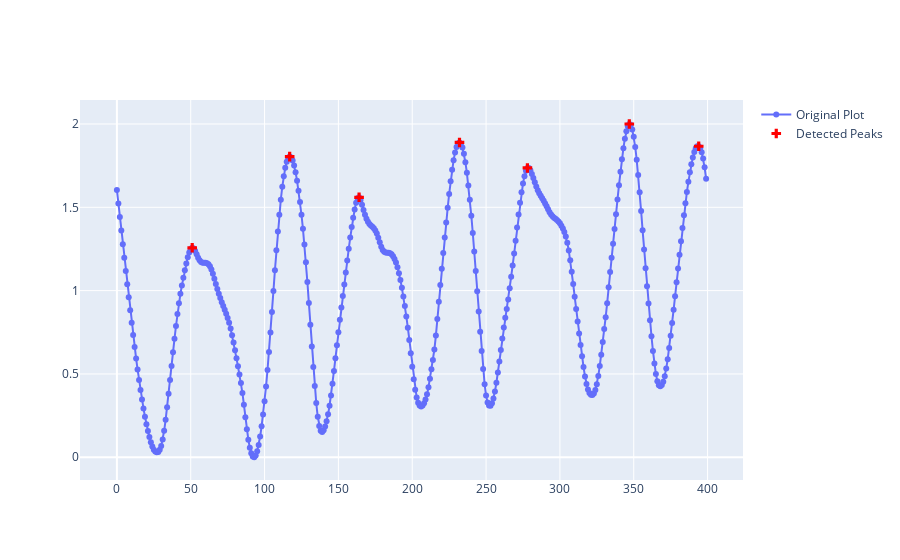
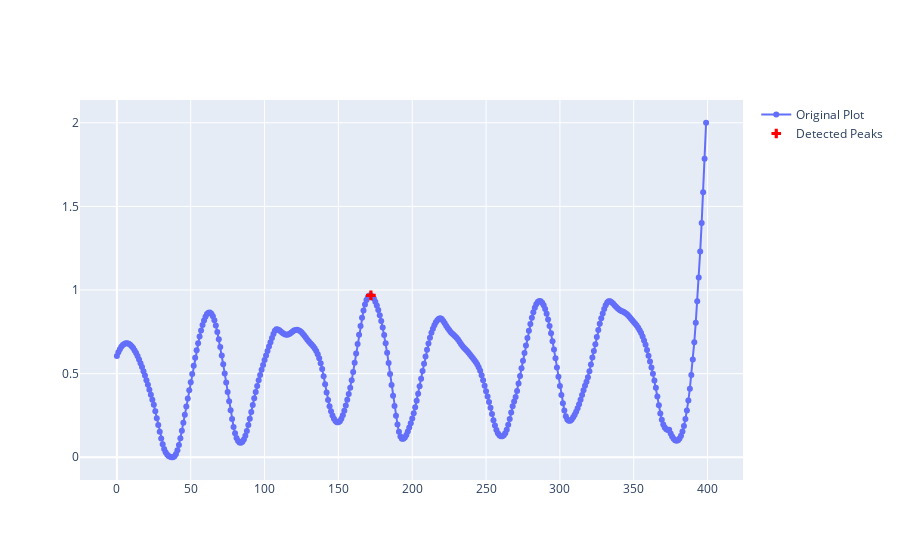

Here is the notebook cell these charts were saved with, in order:
### Code cell
for i in range(1, 6):
    rawData = pd.read_csv(f'0529Data/0529_user1/AbnormalGait{i}.csv')
    main(rawData)

### Figure 1 — Plotly figure (JSON) as saved in the notebook; plotly's stock layout.template omitted (floating-point values rounded to 4 significant figures; data arrays with more than 128 entries replaced by an {"elided": "..."} marker saying what was removed)
{"data": [{"mode": "lines+markers", "name": "Original Plot", "type": "scatter", "y": {"elided": "400 float values"}}, {"marker": {"color": "red", "size": 8, "symbol": "cross"}, "mode": "markers", "name": "Detected Peaks", "type": "scatter", "x": [51, 117, 164, 232, 278, 347, 394], "y": [1.257, 1.804, 1.56, 1.889, 1.736, 2, 1.867]}], "layout": {}}

### Figure 2 — Plotly figure (JSON) as saved in the notebook; plotly's stock layout.template omitted (floating-point values rounded to 4 significant figures; data arrays with more than 128 entries replaced by an {"elided": "..."} marker saying what was removed)
{"data": [{"mode": "lines+markers", "name": "Original Plot", "type": "scatter", "y": {"elided": "400 float values"}}, {"marker": {"color": "red", "size": 8, "symbol": "cross"}, "mode": "markers", "name": "Detected Peaks", "type": "scatter", "x": [172], "y": [0.9677]}], "layout": {}}
